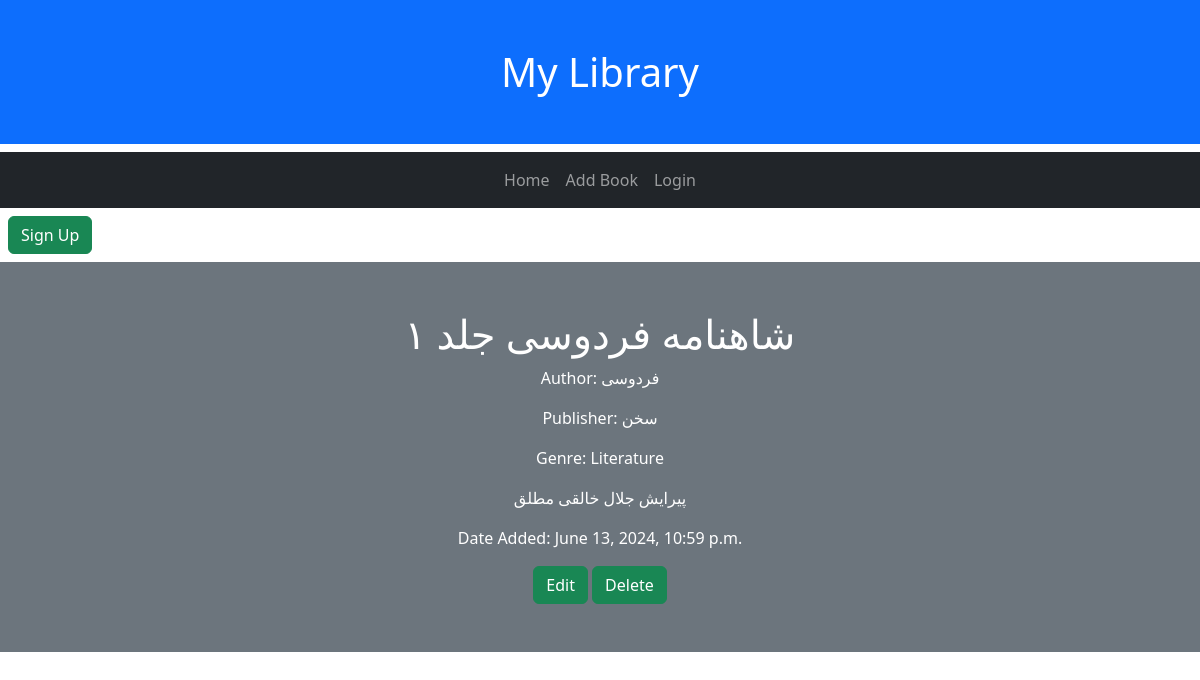
Page /2/ on the committed database.
### library/models.py (models this page shows, shortened)
class Book(models.Model):
    user = models.ForeignKey(settings.AUTH_USER_MODEL, on_delete=models.CASCADE)
    title = models.CharField(max_length=100)
    author_name = models.CharField('Author Name',max_length=50, null = True, blank=True)
    author_surname = models.CharField('Author Surname',max_length=50)
    publisher = models.CharField(max_length=50, null=True, blank=True)
    genre = models.CharField(
        max_length = 20,
        choices = GENRE_CHOICES,
        default = 'Literature'
    )
    description = models.TextField(max_length=500, null=True, blank=True)
    created = models.DateTimeField(auto_now_add=True)
    borrowed = models.BooleanField(default=False)
    class Meta:
        ordering = ['title']

### library/views.py (the view)
# urls.py: path('<int:pk>/', views.DetailView.as_view(), name = 'detail'),
class DetailView(generic.DetailView):
    model = Book
    template_name = "library/details.html"

### library/templates/library/details.html (shortened to what this page needs)
{% extends "library/master.html" %}
{% block content %}
<div class="container-fluid text-center p-5 text-bg-secondary">
    <h1>{{object.title}}</h1>
{% if book.author_name == null %}
    <p>Author: {{object.author_surname}}</p>
{% else %}
    <p>Author: {{object.author_name}} {{book.author_surname}}</p>
{% endif %}
<p> Publisher: {{object.publisher}}</p>
<p>Genre: {{ object.genre }}</p>
<p>{{ object.description }}</p>
<p>Date Added: {{ object.created }}</p>
<a class="btn btn-success" href = "{% url 'library:EditPage' object.id %}" role="button">Edit</a>
<a class="btn btn-success" href = "{% url 'library:DeletePage' object.id %}" role="button">Delete</a>
</div>
{% endblock %}

### rows in the picture
Book: title "شاهنامه فردوسی جلد ۱", author_surname "فردوسی", publisher "سخن", genre "Literature", description "پیرایش جلال خالقی مطلق", created "June 13, 2024, 10:59 p.m."
